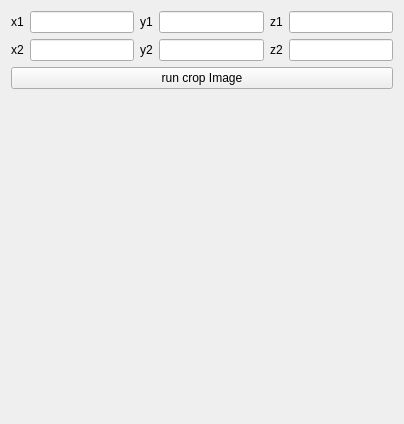
            <widget class="QWidget" name="cropImagePage">
             <property name="geometry">
              <rect>
               <x>0</x>
               <y>0</y>
               <width>404</width>
               <height>424</height>
              </rect>
             </property>
             <attribute name="label">
              <string>Crop Image</string>
             </attribute>
             <layout class="QVBoxLayout" name="verticalLayout_12">
              <item>
               <widget class="QWidget" name="widget_12" native="true">
                <layout class="QHBoxLayout" name="horizontalLayout_10">
                 <property name="leftMargin">
                  <number>0</number>
                 </property>
                 <property name="topMargin">
                  <number>0</number>
                 </property>
                 <property name="rightMargin">
                  <number>0</number>
                 </property>
                 <property name="bottomMargin">
                  <number>0</number>
                 </property>
                 <item>
                  <widget class="QLabel" name="cropImageX1Label">
                   <property name="text">
                    <string>x1</string>
                   </property>
                  </widget>
                 </item>
                 <item>
                  <widget class="QLineEdit" name="cropImageX1LineEdit"/>
                 </item>
                 <item>
                  <widget class="QLabel" name="cropImageY1Label">
                   <property name="text">
                    <string>y1</string>
                   </property>
                  </widget>
                 </item>
                 <item>
                  <widget class="QLineEdit" name="cropImageY1LineEdit"/>
                 </item>
                 <item>
                  <widget class="QLabel" name="cropImageZ1Label">
                   <property name="text">
                    <string>z1</string>
                   </property>
                  </widget>
                 </item>
                 <item>
                  <widget class="QLineEdit" name="cropImageZ1LineEdit"/>
                 </item>
                </layout>
               </widget>
              </item>
              <item>
               <widget class="QWidget" name="widget_13" native="true">
                <layout class="QHBoxLayout" name="horizontalLayout_11">
                 <property name="leftMargin">
                  <number>0</number>
                 </property>
                 <property name="topMargin">
                  <number>0</number>
                 </property>
                 <property name="rightMargin">
                  <number>0</number>
                 </property>
                 <property name="bottomMargin">
                  <number>0</number>
                 </property>
                 <item>
                  <widget class="QLabel" name="cropImageX2Label">
                   <property name="text">
                    <string>x2</string>
                   </property>
                  </widget>
                 </item>
                 <item>
                  <widget class="QLineEdit" name="cropImageX2LineEdit"/>
                 </item>
                 <item>
                  <widget class="QLabel" name="cropImageY2Label">
                   <property name="text">
                    <string>y2</string>
                   </property>
                  </widget>
                 </item>
                 <item>
                  <widget class="QLineEdit" name="cropImageY2LineEdit"/>
                 </item>
                 <item>
                  <widget class="QLabel" name="cropImageZ2Label">
                   <property name="text">
                    <string>z2</string>
                   </property>
                  </widget>
                 </item>
                 <item>
                  <widget class="QLineEdit" name="cropImageZ2LineEdit"/>
                 </item>
                </layout>
               </widget>
              </item>
              <item>
               <widget class="QPushButton" name="cropImageButton">
                <property name="text">
                 <string>run crop Image</string>
                </property>
               </widget>
              </item>
              <item>
               <spacer name="verticalSpacer_6">
                <property name="orientation">
                 <enum>Qt::Vertical</enum>
                </property>
                <property name="sizeHint" stdset="0">
                 <size>
                  <width>20</width>
                  <height>40</height>
                 </size>
                </property>
               </spacer>
              </item>
             </layout>
            </widget>
